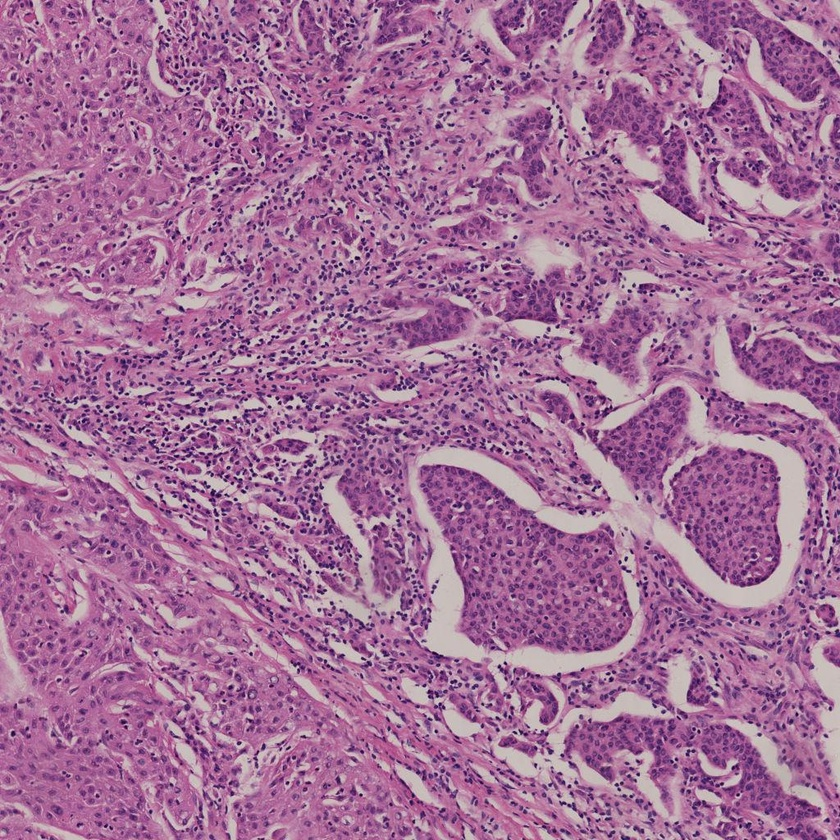
#> input picture Segmentation/watershed_method/17010012 x10_57344_36864.jpg, 840 x 840 px, shrunk from 1024 x 1024 before the run
$ python watershed_method.py
#> lines starting #> are read from the running program, lines starting #| are printed output that depends on the picture; after the words box and inside, x2 and y2 are one past the last pixel; in counts of white or black regions, pixels touching at a corner belong together
"""
完成分水岭算法步骤：
1、加载原始图像
2、阈值分割，将图像分割为黑白两个部分
3、对图像进行开运算，即先腐蚀在膨胀
4、对开运算的结果再进行 膨胀，得到大部分是背景的区域
5、通过距离变换 Distance Transform 获取前景区域
6、背景区域sure_bg 和前景区域sure_fg相减，得到即有前景又有背景的重合区域
7、连通区域处理
8、最后使用分水岭算法
"""

import cv2
import numpy as np

# Step1. 加载图像
img = cv2.imread('./17010012 x10_57344_36864.jpg')
#> img is the input picture: shape (840, 840, 3); mean B, G, R 152.4, 111.9, 163.9
gray = cv2.cvtColor(img, cv2.COLOR_BGR2GRAY)
# Step2.阈值分割，将图像分为黑白两部分
ret, thresh = cv2.threshold(gray, 0, 255, cv2.THRESH_BINARY_INV + cv2.THRESH_OTSU)
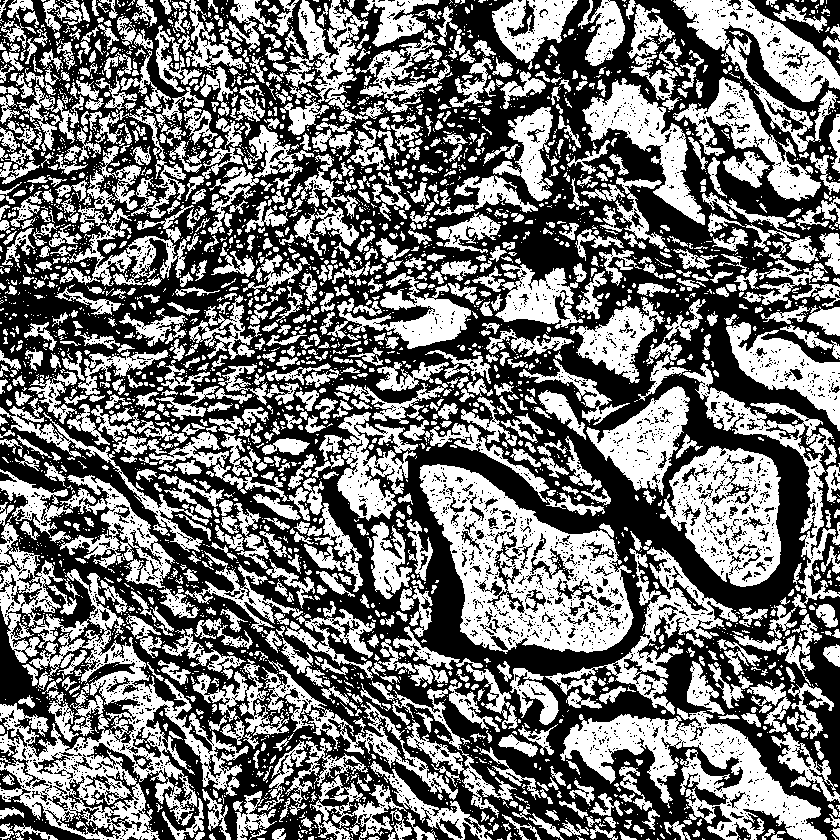
#> thresh: shape (840, 840); 45.7% white; 3530 white regions (2499 under 20 px), largest, box (x1, y1, x2, y2) and area: (0, 502, 249, 840) 22164, (419, 464, 634, 654) 19358, (560, 708, 827, 840) 12596
#> ret = 129
# cv2.imshow("thresh", thresh)

# Step3. 对图像进行“开运算”，先腐蚀再膨胀
kernel = np.ones((3, 3), np.uint8)
opening = cv2.morphologyEx(thresh, cv2.MORPH_OPEN, kernel, iterations=2)
#> opening: shape (840, 840); 20.7% white; 1365 white regions (11 under 20 px), largest, box (x1, y1, x2, y2) and area: (685, 0, 840, 102) 5163, (585, 82, 705, 223) 4825, (699, 724, 827, 840) 4534
# cv2.imshow("opening", opening)

# Step4. 对“开运算”的结果进行膨胀，得到大部分都是背景的区域
sure_bg = cv2.dilate(opening, kernel, iterations=3)
#> sure_bg: shape (840, 840); 47.4% white; 429 white regions, largest, box (x1, y1, x2, y2) and area: (417, 462, 636, 655) 25227, (561, 661, 830, 840) 18642, (661, 444, 784, 590) 12754
cv2.imshow("sure_bg", sure_bg)

# Step5.通过distanceTransform获取前景区域
dist_transform = cv2.distanceTransform(opening, cv2.DIST_L2, 3)  # DIST_L1 DIST_C只能 对应掩膜为3    DIST_L2 可以为3或者5
ret, sure_fg = cv2.threshold(dist_transform, 0.1 * dist_transform.max(), 255, 0)
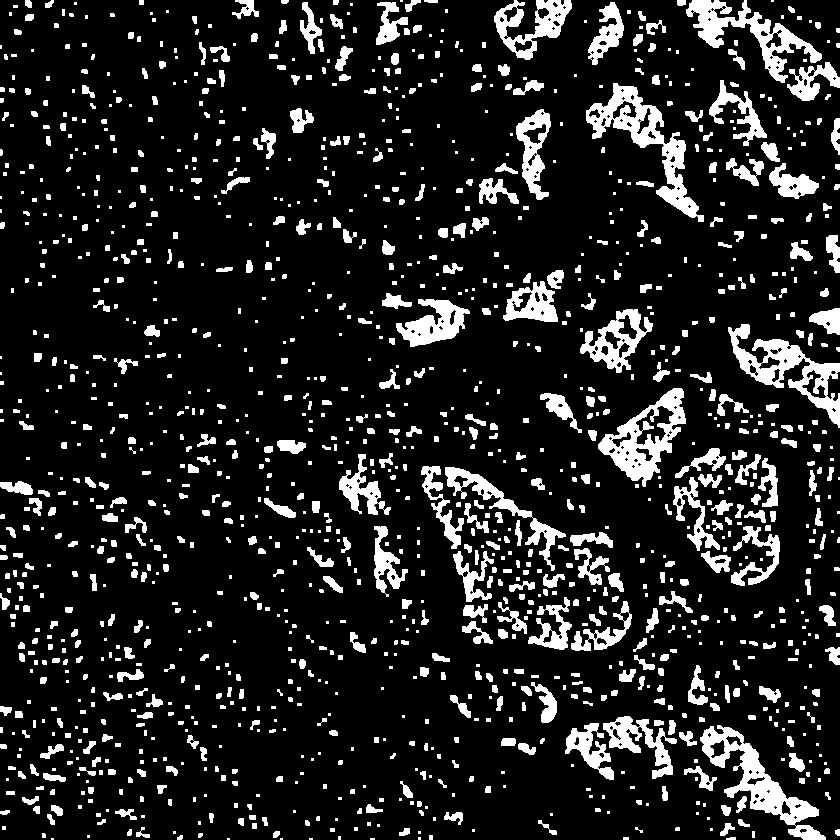
#> sure_fg: shape (840, 840) float32; 13.5% white; 1426 white regions (630 under 20 px), largest, box (x1, y1, x2, y2) and area: (586, 83, 704, 222) 3883, (700, 725, 826, 840) 3737, (728, 324, 840, 428) 3348
#> ret = 1.22

cv2.imshow("sure_fg", sure_fg)

# Step6. sure_bg与sure_fg相减,得到既有前景又有背景的重合区域   #此区域和轮廓区域的关系未知
sure_fg = np.uint8(sure_fg)
unknow = cv2.subtract(sure_bg, sure_fg)
#> unknow: shape (840, 840); 33.8% white; 596 white regions (127 under 20 px), largest, box (x1, y1, x2, y2) and area: (417, 462, 636, 655) 15708, (561, 661, 830, 840) 9771, (661, 444, 784, 590) 7843

# Step7. 连通区域处理
ret, markers = cv2.connectedComponents(sure_fg, connectivity=8)  # 对连通区域进行标号  序号为 0 - N-1
#> markers: shape (840, 840) int32; 1427 distinct labels, from 0 to 1426
#> ret = 1427
markers = markers + 1  # OpenCV 分水岭算法对物体做的标注必须都 大于1 ，背景为标号 为0  因此对所有markers 加1  变成了  1  -  N
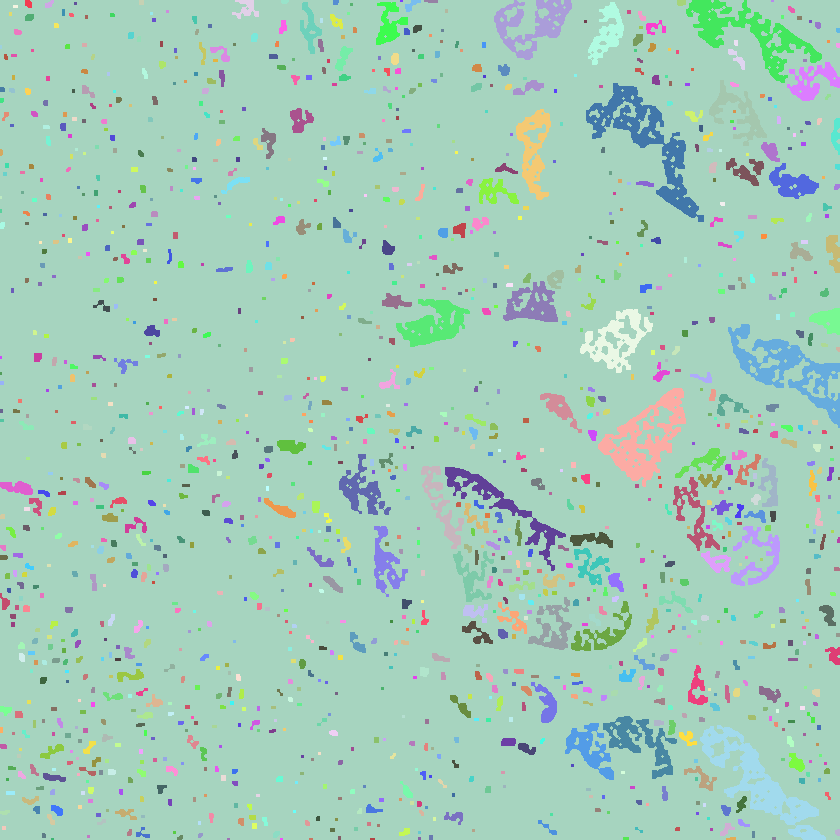
#> markers: shape (840, 840) int32; 1427 distinct labels, from 1 to 1427; one colour per label, 0 black
# 去掉属于背景区域的部分（即让其变为0，成为背景）
# 此语句的Python语法 类似于if ，“unknow==255” 返回的是图像矩阵的真值表。
markers[unknow == 255] = 0
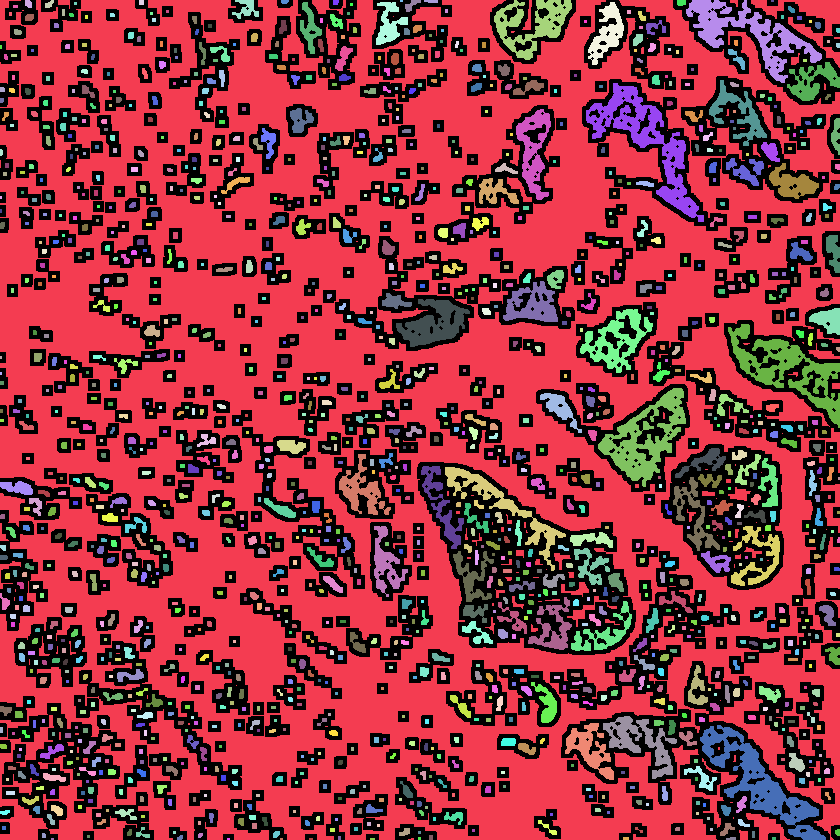
#> markers: shape (840, 840) int32; 1428 distinct labels, from 0 to 1427; one colour per label, 0 black

# Step8.分水岭算法
markers = cv2.watershed(img, markers)  # 分水岭算法后，所有轮廓的像素点被标注为  -1
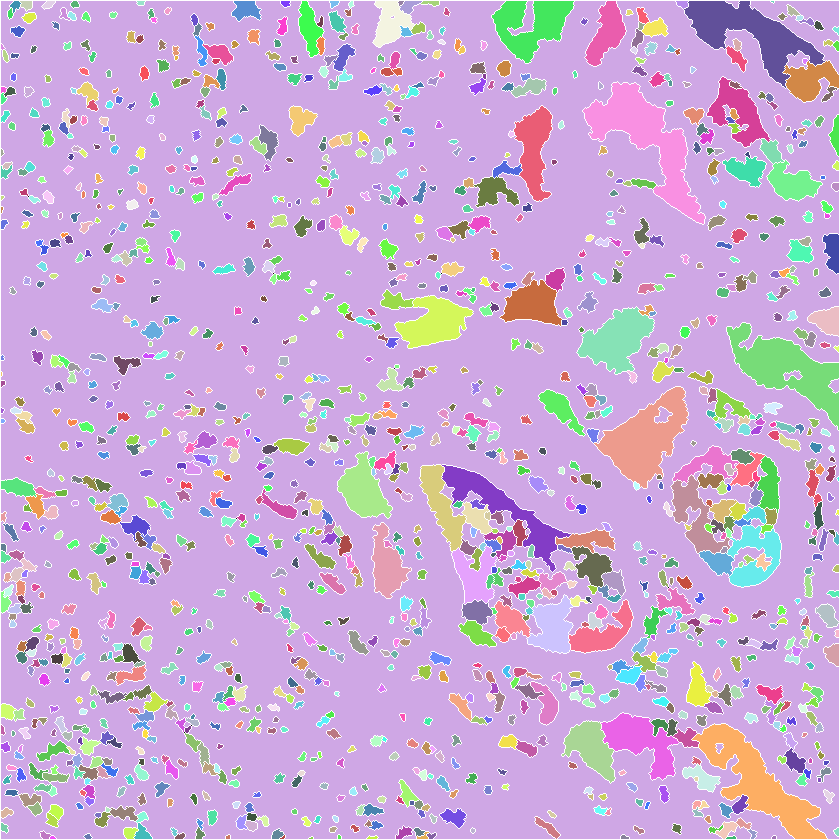
#> markers: shape (840, 840) int32; 1429 distinct labels, from -1 to 1427; one colour per label, 0 black, -1 white
print(markers)
#> (printed output is left out)

img[markers == -1] = [0, 0, 255]  # 标注为-1 的像素点标 红
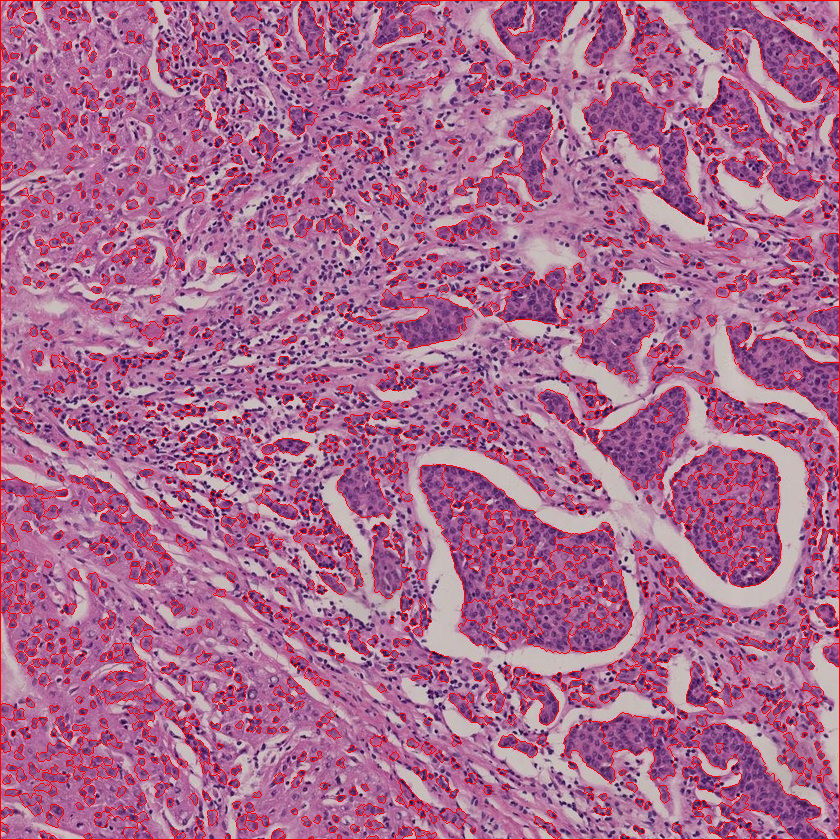
#> img: shape (840, 840, 3); 7.05% of pixels changed, all inside (x1, y1, x2, y2) = (0, 0, 840, 840)
cv2.imshow("dst", img)
cv2.waitKey(0)

$ run again, with Segmentation/watershed_method/17010012 x10_65536_49152.jpg copied over Segmentation/watershed_method/17010012 x10_57344_36864.jpg
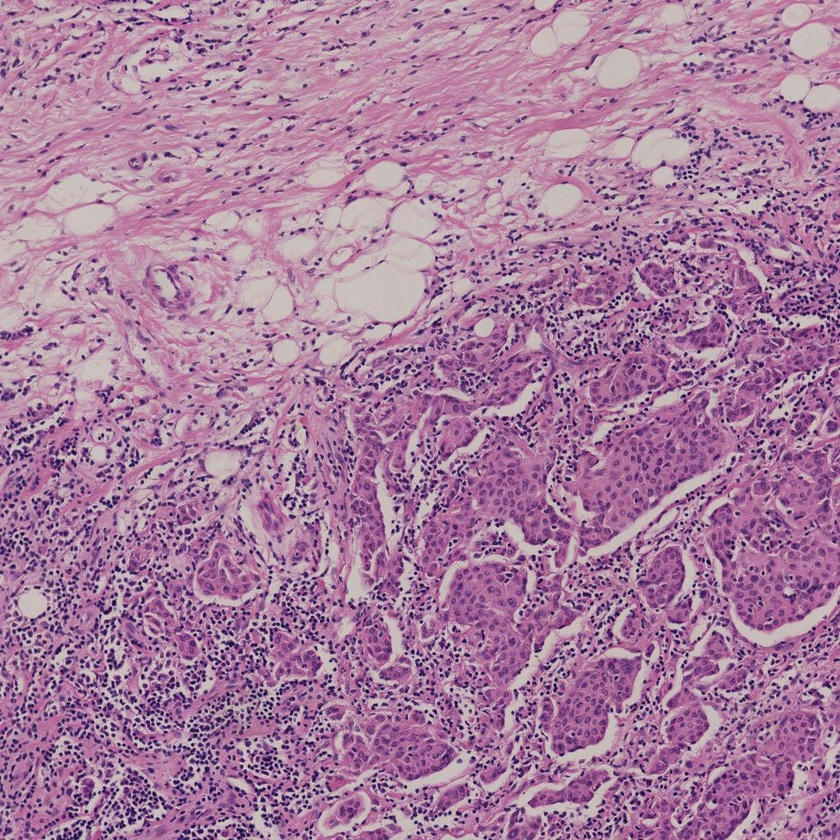
#> input picture Segmentation/watershed_method/17010012 x10_65536_49152.jpg, 840 x 840 px, shrunk from 1024 x 1024 before the run
#> img is the input picture: shape (840, 840, 3); mean B, G, R 158.1, 125.3, 168.6
#> `ret, thresh = cv2.threshold(gray, 0, 255, cv2.THRESH_BINARY_INV + cv2...`:
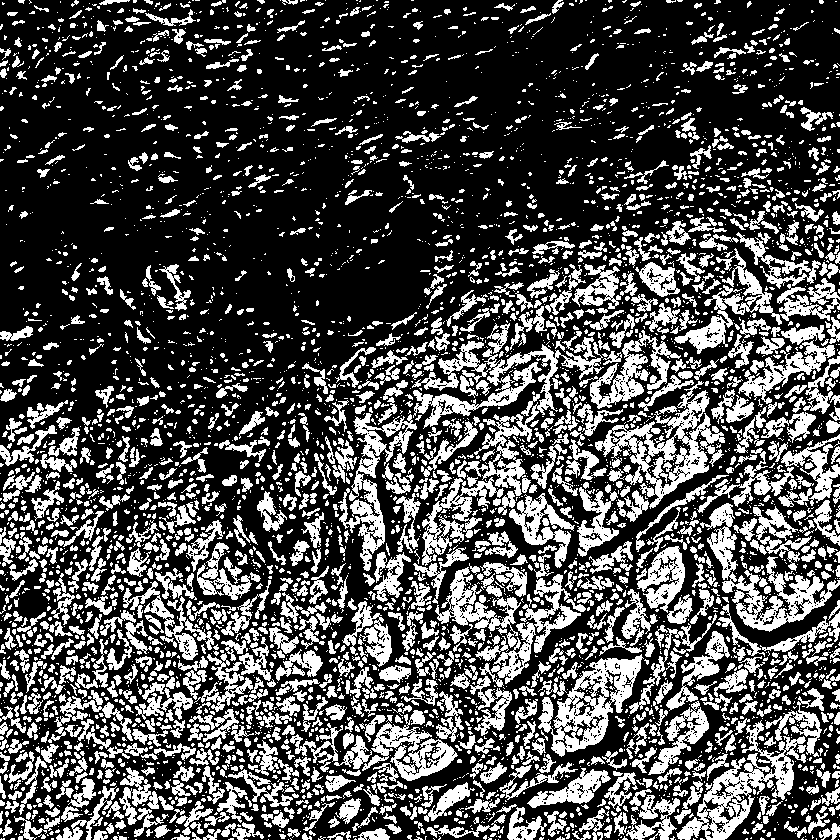
#> thresh: shape (840, 840); 30.7% white; 5067 white regions (3445 under 20 px), largest, box (x1, y1, x2, y2) and area: (412, 331, 604, 496) 6641, (595, 381, 725, 509) 4779, (700, 503, 840, 632) 4251
#> `ret, thresh = cv2.threshold(gray, 0, 255, cv2.THRESH_BINARY_INV + cv2...`: ret = 128
#> opening: shape (840, 840); 7.8% white; 911 white regions (9 under 20 px), largest, box (x1, y1, x2, y2) and area: (606, 656, 641, 678) 468, (676, 327, 715, 349) 417, (419, 743, 454, 776) 404
#> sure_bg: shape (840, 840); 22.5% white; 352 white regions, largest, box (x1, y1, x2, y2) and area: (704, 493, 840, 634) 8092, (577, 415, 723, 550) 7575, (440, 447, 573, 570) 6097
#> `ret, sure_fg = cv2.threshold(dist_transform, 0.1 * dist_transform.max(..`: ret = 0.739
#> unknow: shape (840, 840); 14.7% white; 360 white regions (8 under 20 px), largest, box (x1, y1, x2, y2) and area: (704, 493, 840, 634) 5004, (577, 415, 723, 550) 4700, (440, 447, 573, 570) 3646
#> `ret, markers = cv2.connectedComponents(sure_fg, connectivity=8)`: ret = 912
#> (printed output is left out)
#> `img[markers == -1] = [0, 0, 255]`:
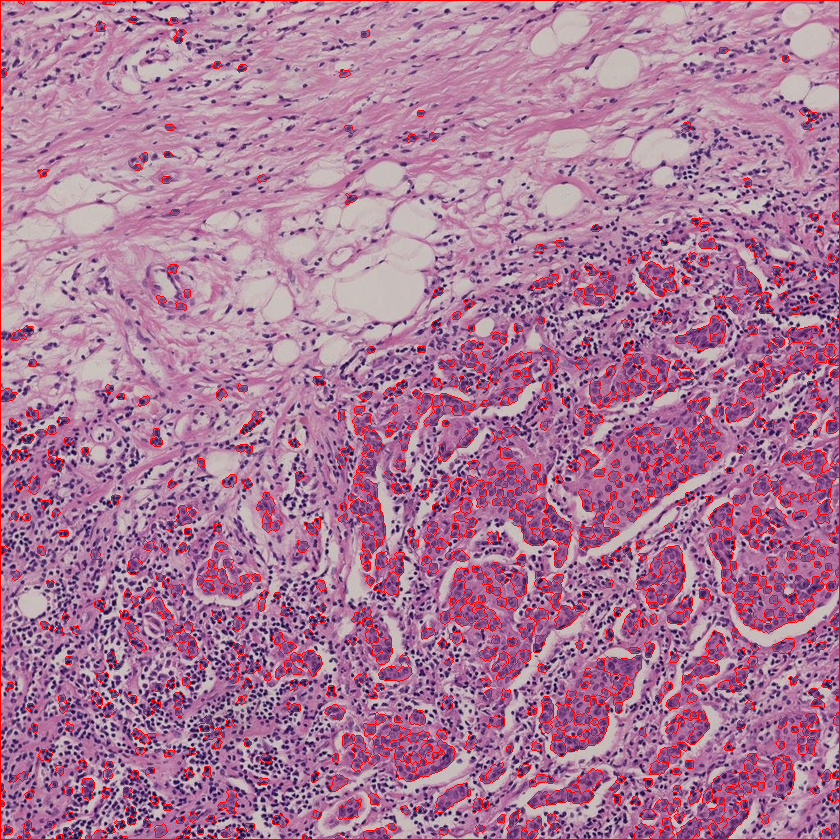
#> img: shape (840, 840, 3); 4.44% of pixels changed, all inside (x1, y1, x2, y2) = (0, 0, 840, 840)
